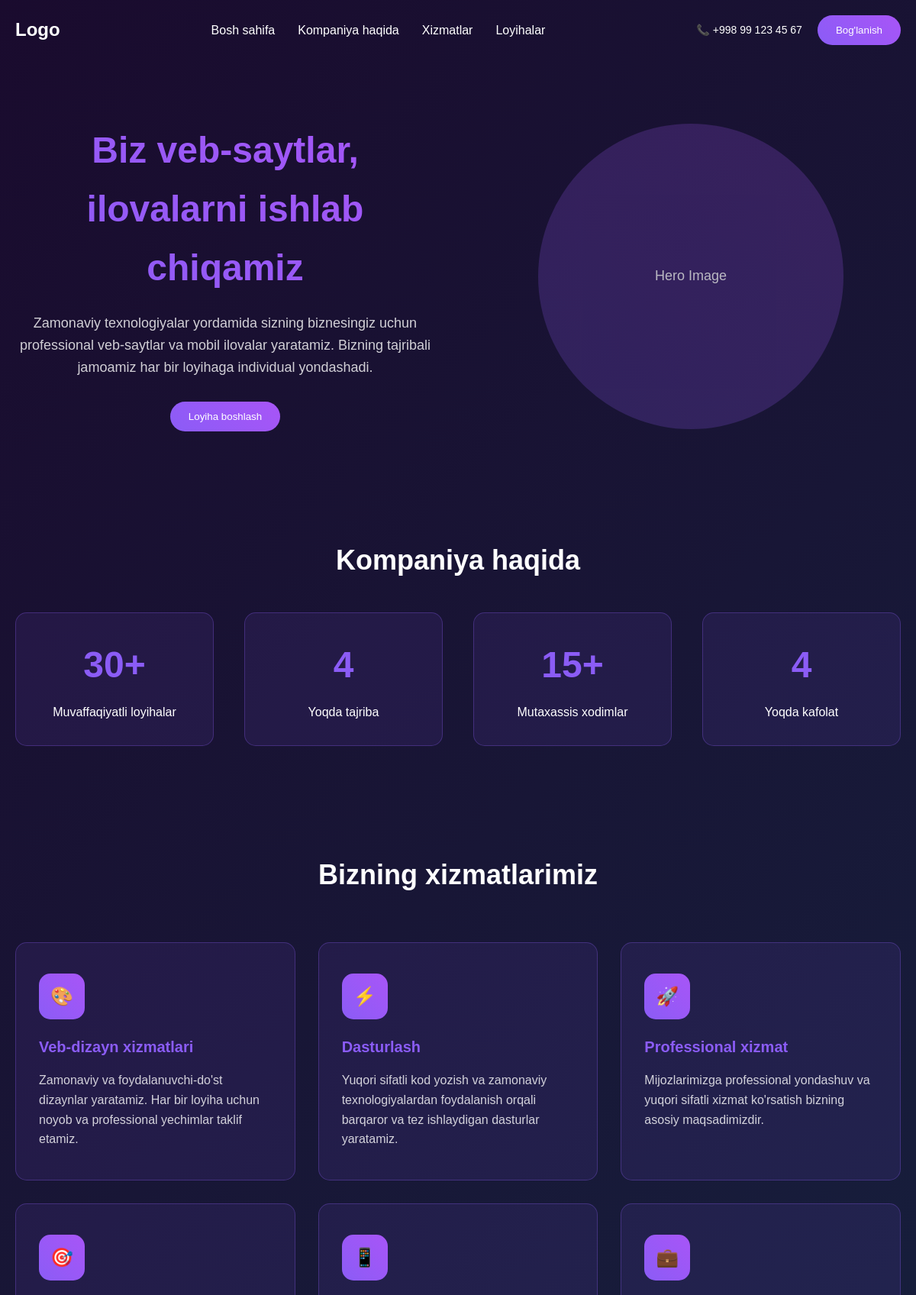
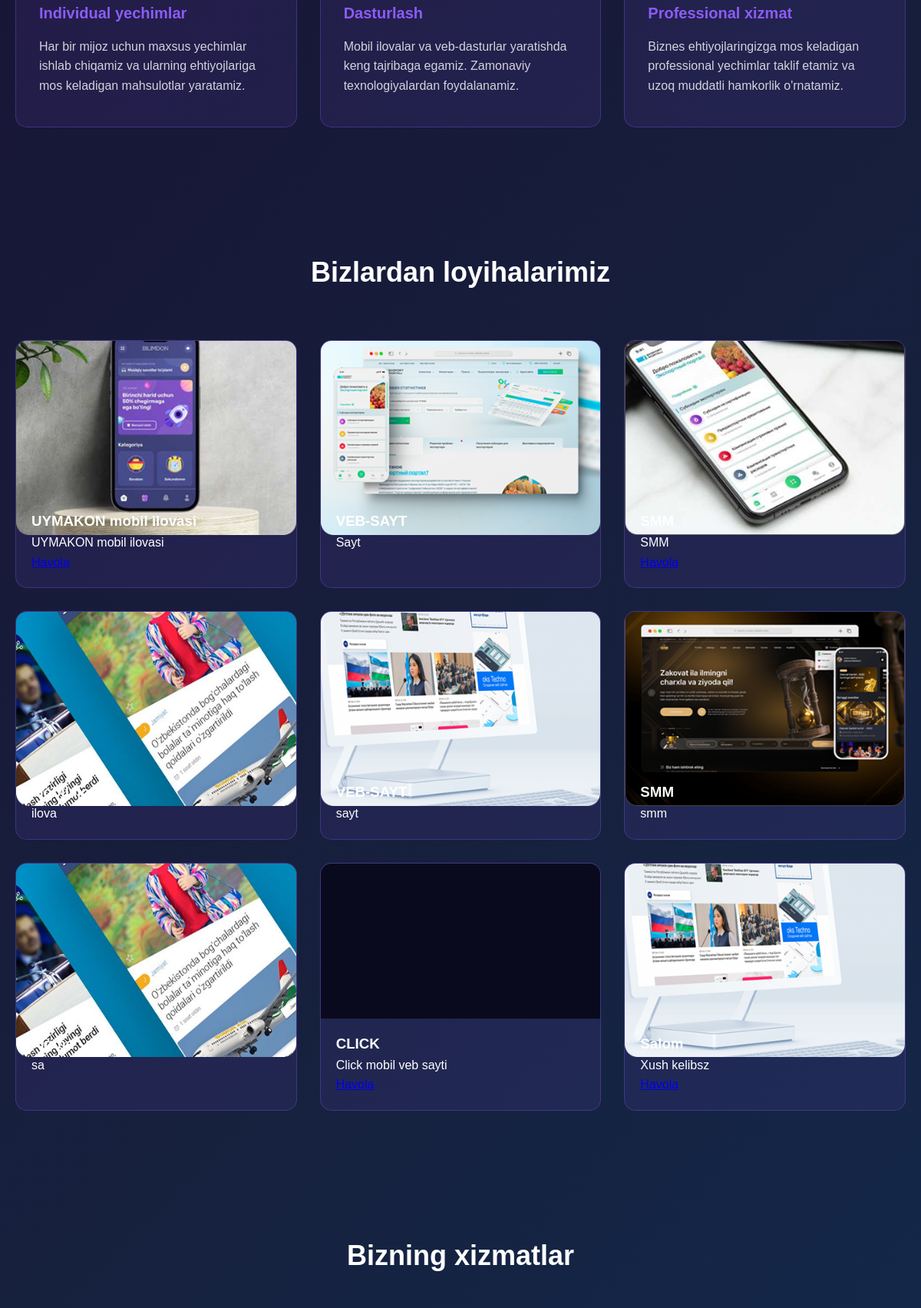
The page / (upper part) on the database its author committed (2 pictures, top to bottom).
### loyha/models.py (models this page shows, shortened)
class Loyha(models.Model):
    title = models.CharField(max_length=255)
    description = models.TextField(blank=True)
    images = models.ImageField(upload_to='loyha/')
    link = models.URLField(blank=True)
    created_at = models.DateTimeField(auto_now=True)

### loyha/views.py (the view)
# urls.py: path('', loyha_list, name='loyha_list'),
def loyha_list(request):
    loyhalar = Loyha.objects.all()
    newslar = News.objects.all()
    groups = Group.objects.all()
    return render(request, 'loyha.html', {
        'loyhalar': loyhalar,
        'newslar': newslar,
        'groups': groups
    })

### loyha/templates/loyha.html (shortened to what this page needs)
<!DOCTYPE html>
<html lang="uz">
<head>
</head>
<body>
    <header>
        <div class="container">
            <div class="header-content">
                <div class="logo">Logo</div>
                <nav>
                    <ul>
                        <li><a href="#home">Bosh sahifa</a></li>
                        <li><a href="#about">Kompaniya haqida</a></li>
                        <li><a href="#services">Xizmatlar</a></li>
                        <li><a href="#portfolio">Loyihalar</a></li>
                    </ul>
                </nav>
                <div class="header-right">
                    <div class="contact-info">
                        <span>📞 +998 99 123 45 67</span>
                    </div>
                    <button class="cta-button">Bog'lanish</button>
                </div>
            </div>
        </div>
    </header>
    <section class="hero" id="home">
        <div class="container">
            <div class="hero-content">
                <div class="hero-text">
                    <h1>Biz veb-saytlar, ilovalarni ishlab chiqamiz</h1>
                    <p>Zamonaviy texnologiyalar yordamida sizning biznesingiz uchun professional veb-saytlar va mobil ilovalar yaratamiz. Bizning tajribali jamoamiz har bir loyihaga individual yondashadi.</p>
                    <button class="cta-button">Loyiha boshlash</button>
                </div>
                <div class="hero-image">
                    <span>Hero Image</span>
                </div>
            </div>
        </div>
    </section>
    <section class="stats">
        <div class="container">
            <h2>Kompaniya haqida</h2>
            <div class="stats-grid">
                <div class="stat-item">
                    <div class="stat-number">30+</div>
                    <p>Muvaffaqiyatli loyihalar</p>
                </div>
                <div class="stat-item">
                    <div class="stat-number">4</div>
                    <p>Yoqda tajriba</p>
                </div>
                <div class="stat-item">
                    <div class="stat-number">15+</div>
                    <p>Mutaxassis xodimlar</p>
                </div>
                <div class="stat-item">
                    <div class="stat-number">4</div>
                    <p>Yoqda kafolat</p>
                </div>
            </div>
        </div>
    </section>
    <section class="services" id="services">
        <div class="container">
            <h2 class="section-title">Bizning xizmatlarimiz</h2>
            <div class="services-grid">
                <div class="service-card">
                    <div class="service-icon">🎨</div>
                    <h3>Veb-dizayn xizmatlari</h3>
                    <p>Zamonaviy va foydalanuvchi-do'st dizaynlar yaratamiz. Har bir loyiha uchun noyob va professional yechimlar taklif etamiz.</p>
                </div>
                <div class="service-card">
                    <div class="service-icon">⚡</div>
                    <h3>Dasturlash</h3>
                    <p>Yuqori sifatli kod yozish va zamonaviy texnologiyalardan foydalanish orqali barqaror va tez ishlaydigan dasturlar yaratamiz.</p>
                </div>
                <div class="service-card">
                    <div class="service-icon">🚀</div>
                    <h3>Professional xizmat</h3>
                    <p>Mijozlarimizga professional yondashuv va yuqori sifatli xizmat ko'rsatish bizning asosiy maqsadimizdir.</p>
                </div>
                <div class="service-card">
                    <div class="service-icon">🎯</div>
                    <h3>Individual yechimlar</h3>
                    <p>Har bir mijoz uchun maxsus yechimlar ishlab chiqamiz va ularning ehtiyojlariga mos keladigan mahsulotlar yaratamiz.</p>
                </div>
                <div class="service-card">
                    <div class="service-icon">📱</div>
                    <h3>Dasturlash</h3>
                    <p>Mobil ilovalar va veb-dasturlar yaratishda keng tajribaga egamiz. Zamonaviy texnologiyalardan foydalanamiz.</p>
                </div>
                <div class="service-card">
                    <div class="service-icon">💼</div>
                    <h3>Professional xizmat</h3>
                    <p>Biznes ehtiyojlaringizga mos keladigan professional yechimlar taklif etamiz va uzoq muddatli hamkorlik o'rnatamiz.</p>
                </div>
            </div>
        </div>
    </section>
    <section class="portfolio" id="portfolio">
    <div class="container">
        <h2 class="section-title">Bizlardan loyihalarimiz</h2>
        <div class="portfolio-grid">
            {% for l in loyhalar %}
            <div class="portfolio-item">
                <div class="portfolio-image">
                    <img src="{{ l.images.url }}" alt="{{ l.title }}" width="100%">
                </div>
                <div class="portfolio-content">
                    <h3>{{ l.title }}</h3>
                    <p>{{ l.description }}</p>
                    {% if l.link %}
                        <a href="{{ l.link }}" target="_blank">Havola</a>
                    {% endif %}
                </div>
            </div>
            {% endfor %}
        </div>
    </div>
</section>
    <section class="services">
        <div class="container">
            <h2 class="section-title">Bizning xizmatlar</h2>
        </div>
    </section>
</body>
</html>

### loyha/templates/loyha.html (style rules this page uses)
* { margin: 0; padding: 0; box-sizing: border-box; }
body { font-family: 'Arial', sans-serif; background: linear-gradient(135deg, #1a0b2e 0%, #16213e 50%, #0f3460 100%); color: white; line-height: 1.6; }
.container { max-width: 1200px; margin: 0 auto; padding: 0 20px; }
header { padding: 20px 0; position: relative; }
.header-content { display: flex; justify-content: space-between; align-items: center; flex-wrap: wrap; }
.logo { font-size: 24px; font-weight: bold; color: white; }
nav ul { display: flex; list-style: none; gap: 30px; }
nav a { color: white; text-decoration: none; transition: color 0.3s; }
.header-right { display: flex; align-items: center; gap: 20px; }
.contact-info { display: flex; align-items: center; gap: 10px; font-size: 14px; }
.cta-button { background: linear-gradient(45deg, #8b5cf6, #a855f7); color: white; padding: 12px 24px; border: none; border-radius: 25px; cursor: pointer; font-weight: 500; transition: transform 0.3s; }
.hero { padding: 80px 0; text-align: center; }
.hero-content { display: grid; grid-template-columns: 1fr 1fr; gap: 60px; align-items: center; }
.hero-text h1 { font-size: 48px; margin-bottom: 20px; background: linear-gradient(45deg, #8b5cf6, #a855f7); -webkit-background-clip: text; -webkit-text-fill-color: transparent; background-clip: text; }
.hero-text p { font-size: 18px; opacity: 0.8; margin-bottom: 30px; }
.hero-image { width: 400px; height: 400px; background: linear-gradient(45deg, rgba(139, 92, 246, 0.3), rgba(168, 85, 247, 0.3)); border-radius: 50%; margin: 0 auto; display: flex; align-items: center; justify-content: center; font-size: 18px; opacity: 0.7; }
.stats { padding: 60px 0; text-align: center; }
.stats h2 { font-size: 36px; margin-bottom: 40px; }
.stats-grid { display: grid; grid-template-columns: repeat(auto-fit, minmax(200px, 1fr)); gap: 40px; }
.stat-item { background: rgba(139, 92, 246, 0.1); padding: 30px; border-radius: 15px; border: 1px solid rgba(139, 92, 246, 0.3); }
.stat-number { font-size: 48px; font-weight: bold; color: #8b5cf6; margin-bottom: 10px; }
.services { padding: 80px 0; }
.section-title { text-align: center; font-size: 36px; margin-bottom: 60px; }
.services-grid { display: grid; grid-template-columns: repeat(auto-fit, minmax(350px, 1fr)); gap: 30px; }
.service-card { background: rgba(139, 92, 246, 0.1); padding: 40px 30px; border-radius: 15px; border: 1px solid rgba(139, 92, 246, 0.3); transition: transform 0.3s, box-shadow 0.3s; }
.service-icon { width: 60px; height: 60px; background: linear-gradient(45deg, #8b5cf6, #a855f7); border-radius: 15px; display: flex; align-items: center; justify-content: center; margin-bottom: 20px; font-size: 24px; }
.service-card h3 { font-size: 20px; margin-bottom: 15px; color: #8b5cf6; }
.service-card p { opacity: 0.8; line-height: 1.6; }
.portfolio { padding: 80px 0; }
.portfolio-grid { display: grid; grid-template-columns: repeat(auto-fit, minmax(300px, 1fr)); gap: 30px; }
.portfolio-item { background: rgba(139, 92, 246, 0.1); border-radius: 15px; overflow: hidden; border: 1px solid rgba(139, 92, 246, 0.3); transition: transform 0.3s; }
.portfolio-image { width: 100%; height: 200px; background: linear-gradient(45deg, rgba(139, 92, 246, 0.3), rgba(168, 85, 247, 0.3)); display: flex; align-items: center; justify-content: center; color: rgba(255, 255, 255, 0.7); }
.portfolio-content { padding: 20px; }

### rows shown on the page
Loyha: images (picture), title "UYMAKON mobil ilovasi", description "UYMAKON mobil ilovasi"
Loyha: images (picture), title "VEB-SAYT", description "Sayt"
Loyha: images (picture), description "SMM"
Loyha: images (picture), title "Mobil ilova", description "ilova"
Loyha: images (picture), title "VEB-SAYT", description "sayt"
Loyha: images (picture), title "SMM", description "smm"
Loyha: images (picture), title "Figma", description "sa"
Loyha: images (picture), title "CLICK", description "Click mobil veb sayti"
Loyha: images (picture), title "Salom", description "Xush kelibsz"
